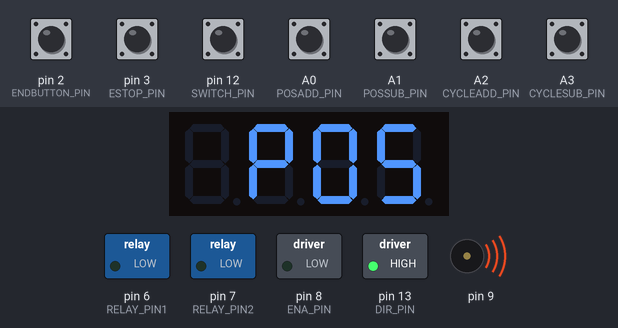
Bench run of a sketch on a simulated Arduino Uno, built with avr-gcc and run on an emulated ATmega328P. Parts: 4-digit seven-segment display, switched loads named in the sketch (green lamp = pin HIGH), buzzer (waves = sounding). Inputs (shaded band) come from the test bench; at power-on: A0 (POSADD_PIN), A1 (POSSUB_PIN), A2 (CYCLEADD_PIN), A3 (CYCLESUB_PIN), pin 2 (ENDBUTTON_PIN), pin 3 (ESTOP_PIN), pin 12 (SWITCH_PIN) HIGH. EEPROM starts erased.

Above: at 0.8 s.
0.9 s: pin 2 (ENDBUTTON_PIN) pulled LOW for 0.15 s
At 1.2 s:
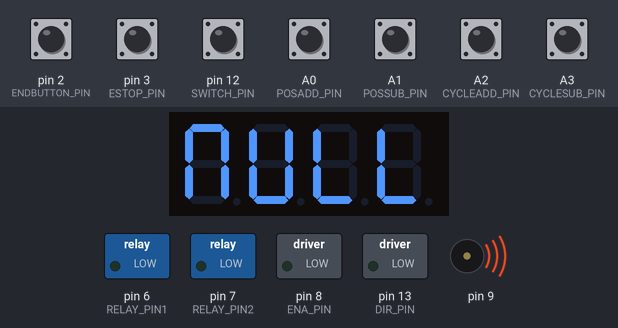
2.5 s: pin 3 (ESTOP_PIN) pulled LOW for 0.15 s
At 2.8 s:
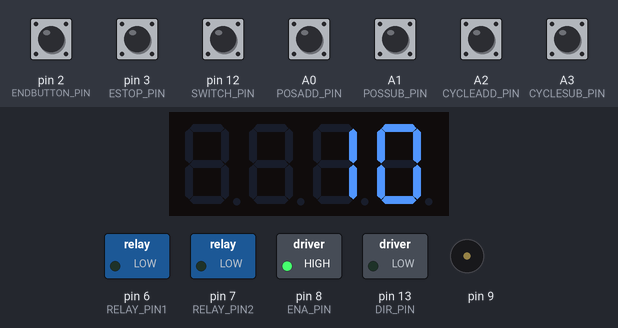
4.1 s: pin 12 (SWITCH_PIN) pulled LOW for 0.15 s
At 4.8 s:
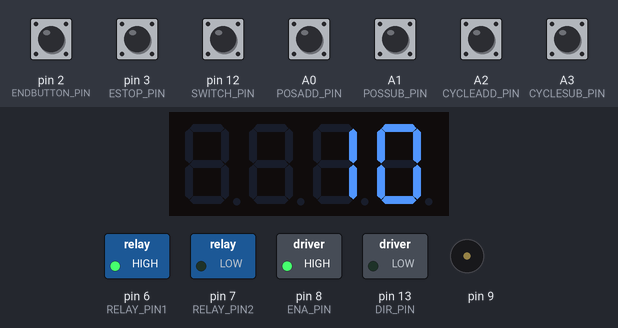
7.2 s: A0 (POSADD_PIN) pulled LOW for 0.15 s
At 7.27 s:
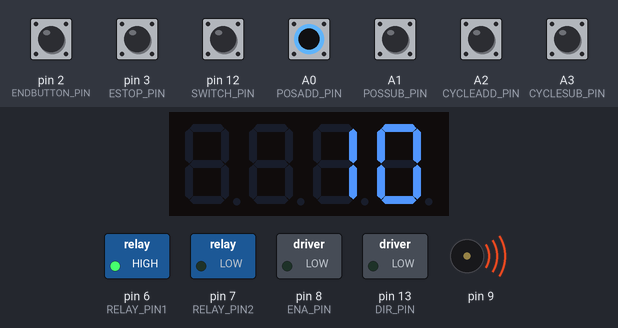
8.8 s: pin 12 (SWITCH_PIN) pulled LOW for 1 s
At 14.6 s:
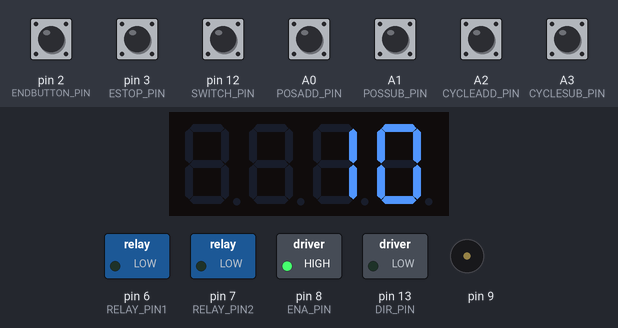
Timing chart, 0 to 14.8 s (numbered marks = the images above; inputs shaded):
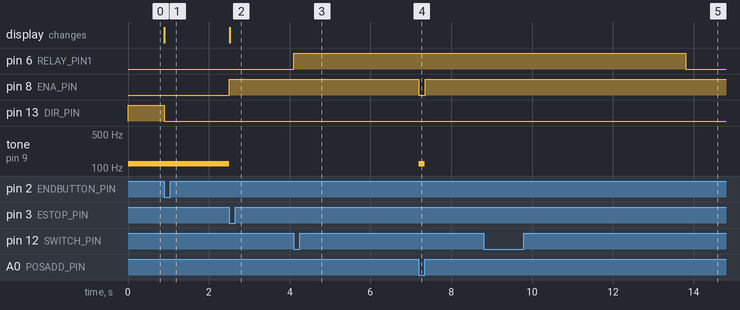

The sketch:

Thermocycle.ino
```cpp
#include <EEPROM.h>
#include <GyverTM1637.h>
#include "stepmotor.h"
#include "NumberButtons.hpp"

#define ESTOP_PIN 3
#define ENDBUTTON_PIN 2
#define SWITCH_PIN 12
#define DIR_PIN 13
#define RELAY_PIN1 6
#define RELAY_PIN2 7
#define DISP_CLK_PIN 4
#define DISP_DIO_PIN 5
#define POSADD_PIN A0
#define POSSUB_PIN A1
#define CYCLEADD_PIN A2
#define CYCLESUB_PIN A3

/*------------------- Значение всех изменяемых величин -------------------*/
#define PRESCALER 1
#define MICROSTEP 3200
#define C1 1

#define CYCLE_TIME_MS 5000
// 128000 == 81 mm
#define CYCLE_LENGTH_STEPS (uint32_t)268642
#define NUMBER_CYCLES 10

#define ACCELERATION_STEP_TIME (F_CPU / 1000) // Every 1 ms

#define MOVE_SPEED 300
#define CALIBRATION_SPEED 50

GyverTM1637 cycles_disp(DISP_CLK_PIN, DISP_DIO_PIN);
NumberButtons<uint16_t> cycles_max(CYCLEADD_PIN, CYCLESUB_PIN, 9999, 10);

uint16_t cycle_start;
bool system_enabled = false;

void move_blocking() {
  uint8_t sreg = SREG;
  cli();
  uint16_t timer = TCNT1;
  SREG = sreg;
  while (accelerate()) {
    for (;;) {
      delayMicroseconds(4);
      cli();
      uint16_t timer2 = TCNT1;
      SREG = sreg;
      if (timer2 - timer >= ACCELERATION_STEP_TIME) {
        timer += ACCELERATION_STEP_TIME;
        break;
      }
    }
  }
}

volatile uint32_t last_steps = 0;

uint32_t move_blocking_condition(bool (*condition)()) {
  uint32_t diff = 0;
  uint8_t sreg = SREG;
  cli();
  memset(motor_steps, UINT8_MAX, sizeof(motor_steps));
  uint16_t timer = TCNT1;
  SREG = sreg;
  while (accelerate()) {
    for (;;) {
      if (!condition() && !diff) {
        cli();
        diff = UINT32_MAX - motor_steps[0];
        memset(motor_steps, 0, sizeof(motor_steps));
      }
      cli();
      uint16_t timer2 = TCNT1;
      SREG = sreg;
      if (timer2 - timer >= ACCELERATION_STEP_TIME) {
        timer += ACCELERATION_STEP_TIME;
        break;
      }
    }
  }
  if (last_steps > 0) {
    diff = UINT32_MAX - last_steps;
    last_steps = 0;
  }
  return diff;
}

bool read_end_button() {
  return digitalRead(ENDBUTTON_PIN);
}

uint16_t current_cycle = UINT16_MAX;
uint32_t start_position = 0;

void disable_system_isr() {
  if (motor_steps[0] > 0)
    last_steps = motor_steps[0];
  emergency_stop();
  current_cycle = -2;
  digitalWrite(RELAY_PIN1, 0);
  digitalWrite(RELAY_PIN2, 0);
}

void calibrate_position () {
  digitalWrite(DIR_PIN, 1);
  cycles_disp.displayByte(_empty, _P, _O, _S);
  target_speed = CALIBRATION_SPEED;
  move_blocking_condition(read_end_button);
  cli();
  if (last_steps > 0) {
    exit(-1);
  }
  digitalWrite(DIR_PIN, 0);
  if (!digitalRead(SWITCH_PIN)) {
    // Calibration mode
    motor_steps[0] = UINT32_MAX;
    start_position = UINT32_MAX;
  } else {
    motor_steps[0] = start_position;
    target_speed = MOVE_SPEED;
  }
  sei();
  cycles_disp.displayByte(_N, _U, _L, _L);
  move_blocking();
  target_speed = MOVE_SPEED;
  start_position -= last_steps; /* If we stop motor preemptively, it will remember its new position */
  if (last_steps > 0) {
    for (uint8_t i = 0; i < sizeof(start_position); ++i) {
      EEPROM.write(i, start_position >> (i * 8));
    }
  }
  last_steps = 0;
}

void setup() {
  // Serial.begin(9600); // Подключаем монитор
  // Serial.setTimeout(5);
// Вычисление коэффициентов
  motor_constants[0] = (F_CPU * 60.0) / (PRESCALER * MICROSTEP * 2 * C1);
  pinMode(SWITCH_PIN, INPUT_PULLUP);
  pinMode(ENDBUTTON_PIN, INPUT_PULLUP);
  pinMode(ESTOP_PIN, INPUT_PULLUP); // Using external pullup resistor
  pinMode(POSADD_PIN, INPUT_PULLUP);
  pinMode(POSSUB_PIN, INPUT_PULLUP);
  pinMode(CYCLEADD_PIN, INPUT_PULLUP);
  pinMode(CYCLESUB_PIN, INPUT_PULLUP);
  pinMode(DIR_PIN, OUTPUT);
  pinMode(RELAY_PIN1, OUTPUT);
  pinMode(RELAY_PIN2, OUTPUT);
  pinMode(DISP_CLK_PIN, OUTPUT);
  pinMode(DISP_DIO_PIN, OUTPUT);
  target_speed = MOVE_SPEED;
  delayMicroseconds(4);
  attachInterrupt(digitalPinToInterrupt(ESTOP_PIN), disable_system_isr, FALLING);
  motors_init();
  cycles_disp.clear();
  cycles_disp.brightness(7);
  cycle_start = millis();
  for (uint8_t i = 0; i < sizeof(start_position); ++i) {
    start_position |= (uint32_t)EEPROM.read(i) << (i * 8);
  }
  /*start_position = 60000;
  for (uint8_t i = 0; i < sizeof(start_position); ++i) {
    EEPROM.write(i, start_position >> (i * 8));
  }*/
  calibrate_position();
}

bool direction = 1;

bool position_buttons_pressed() {
  return digitalRead(POSADD_PIN) != digitalRead(POSSUB_PIN);
}

uint8_t update_position(uint16_t time) {
  static uint16_t next_check_time = 0;
  if (time - next_check_time >= 0x8000)
    return 0;
  next_check_time = time;
  bool sub = !digitalRead(POSSUB_PIN);
  if (!digitalRead(POSADD_PIN) == sub)
    return 0;
  // blocking!
  digitalWrite(DIR_PIN, sub);
  target_speed = CALIBRATION_SPEED;
  uint32_t diff = move_blocking_condition(position_buttons_pressed);
  target_speed = MOVE_SPEED;
  start_position += (sub) ? -diff : diff;
  for (uint8_t i = 0; i < sizeof(start_position); ++i) {
    EEPROM.write(i, start_position >> (i * 8));
  }
  return 1;
}

void do_cycle(uint16_t time) {
  if (!digitalRead(SWITCH_PIN)) {
    if (!system_enabled) {
      if (last_steps > 0) {
        cli();
        motor_steps[0] = last_steps;
        last_steps = 0;
        sei();
        move_blocking();
        if (last_steps) {
          return;
        }
      }
      digitalWrite(RELAY_PIN1, direction);
      digitalWrite(RELAY_PIN2, !direction);
      cycle_start = time;
    }
    system_enabled = true;
  } else {
    current_cycle = 0;
    cycles_disp.displayInt(cycles_max.value);
    system_enabled = false;
  }
  if (time - cycle_start < CYCLE_TIME_MS) {
    return;
  }
  digitalWrite(RELAY_PIN1, 0);
  digitalWrite(RELAY_PIN2, 0);
  if (!system_enabled || current_cycle >= cycles_max.value) {
    return;
  }
  direction = !direction;
  digitalWrite(DIR_PIN, direction);
  cli();
  motor_steps[0] = CYCLE_LENGTH_STEPS;
  sei();
  move_blocking();
  ++current_cycle;
  cycles_disp.displayInt(current_cycle);
  if (last_steps > 0) {
    // Setting it so we will return back when repositioning
    direction = !direction;
    digitalWrite(DIR_PIN, direction);
    last_steps = CYCLE_LENGTH_STEPS - last_steps;
    return;
  }
  digitalWrite(RELAY_PIN1, direction);
  digitalWrite(RELAY_PIN2, !direction);
  cycle_start = millis();
}

// Throwaway code down here. Should do it as a prototype
void loop() {
  uint16_t time = millis();
  switch (cycles_max.tick(time)) {
    case NUMBER_CHANGED:
      cycles_disp.displayInt(cycles_max.value);
      break;
    case NUMBER_READY:
      if (system_enabled)
        cycles_disp.displayInt(current_cycle);
      break;
  }
  if (update_position(time))
    return;
  do_cycle(time);
}
```

NumberButtons.hpp
```cpp
#ifndef NUMBER_BUTTONS_H
#define NUMBER_BUTTONS_H

#ifndef NUMBER_POLL_INTERVAL
#define NUMBER_POLL_INTERVAL 100
#endif // NUMBER_POLL_INTERVAL
#ifndef NUMBER_SCROLL_START
#define NUMBER_SCROLL_START NUMBER_POLL_INTERVAL * 5
#endif // NUMBER_SCROLL_START
#ifndef NUMBER_WRITE_DELAY
#define NUMBER_WRITE_DELAY NUMBER_POLL_INTERVAL * 10
#endif // NUMBER_WRITE_INTERVAL
#ifndef NUMBER_EEPROM_OFFSET
#define NUMBER_EEPROM_OFFSET 0
#endif // NUMBER_EEPROM_OFFSET

#define NUMBER_CHANGED 1
#define NUMBER_READY 2

#include <Arduino.h>
#include <inttypes.h>
#include <EEPROM.h>

template<typename _Tp>
struct is_signed
{
  static bool const value = _Tp(-1) < _Tp(0);
};

template <typename T>
class NumberButtons{
private:
  enum FLAGS {
    SCROLLING = 0x1,
    WRITE = 0x2
  };
  uint8_t flags;
  uint16_t check_time;
  uint16_t scroll_write_time;
public:
  uint8_t pins[2];
  T value;
  T limit;

  NumberButtons (uint8_t add_pin, uint8_t sub_pin, T sym_limit, T startvalue = 0)
  : pins{add_pin, sub_pin}, limit{sym_limit}, value{startvalue}
  , flags{0}, check_time{0} {};

  uint8_t tick (uint16_t time) {
    if (time - check_time >= 0x8000) {
      return 0;
    }
    check_time += NUMBER_POLL_INTERVAL;
    bool add = !digitalRead(pins[0]);
    if (add == !digitalRead(pins[1])) { // If both or none buttons are pressed
      if (flags & NumberButtons<T>::SCROLLING) {
        scroll_write_time = time + NUMBER_WRITE_DELAY;
        flags &= ~NumberButtons<T>::SCROLLING;
      }
      if ((flags & NumberButtons<T>::WRITE) == 0 || time - scroll_write_time >= 0x8000)
        return 0;

      flags &= ~NumberButtons<T>::WRITE;
      return NUMBER_READY;
    }
    if ((flags & NumberButtons<T>::SCROLLING) && time - scroll_write_time >= 0x8000)
      return 0;
    value += (add) ? 1 : -1;
    if (value > limit)
      value = (is_signed<T>::value) ? -limit : 0;
    if (is_signed<T>::value && value < -limit)
      value = limit;
    if ((flags & NumberButtons<T>::SCROLLING) == 0) {
      scroll_write_time = time + NUMBER_SCROLL_START;
    }
    flags |= NumberButtons<T>::SCROLLING | NumberButtons<T>::WRITE;
    return NUMBER_CHANGED;
  }
  inline void tick () {
    tick(millis());
  };
};
#endif // NUMBER_BUTTONS_H
```

stepmotor.c
```cpp
#include <avr/io.h>
#include <avr/interrupt.h>
#include <stdlib.h>
#include <stdint.h>
#include "stepmotor.h"

#if STEPMOTOR_Q == 1
#define PORT_INTERRUPT_FLAG (1 << COM1A0)
#else
#define PORT_INTERRUPT_FLAG ((1 << COM1A0) | (1 << COM1B0))
#endif

#ifndef ENA_PIN
// 8th pin on arduino
#define ENA_PIN (1 << 0)
#endif

#ifndef ACCELERATION_STEP
#define ACCELERATION_STEP 1
#endif // ACCELERATION_STEP

uint16_t motor_intervals[STEPMOTOR_Q];
uint32_t motor_constants[STEPMOTOR_Q];
volatile uint32_t motor_steps[STEPMOTOR_Q] = {0};
uint32_t motor_accel_steps[STEPMOTOR_Q] = {0};
static uint16_t current_speed = 0;
uint16_t target_speed;

void motors_init() {
  memset(motor_intervals, UINT8_MAX, sizeof(motor_intervals));
  uint8_t sreg = SREG;
  cli();
#if STEPMOTOR_Q == 1
  DDRB |= 0x03; // enable PB1 and PB2 as output pins
#else
  DDRB |= 0x07; // enable PB1, PB2 and PB3 as output pins
#endif
  OCR1A = 0;
  TCCR1A = 0;
  TCNT1 = 0;
  TCCR1B = 1 << CS10;
  TIMSK1 = (1 << OCIE1A);

  SREG = sreg;
}

#define speed(a, x) ((a)/(x))

uint8_t accelerate() {
#if STEPMOTOR_Q == 1
  if (motor_steps[0] == 0) { // All motors stopped
#else
  if (motor_steps[0] == 0 && motor_steps[1] == 0) { // All motors stopped
#endif
    PORTB |= ENA_PIN;
    current_speed = 0;
    return 0;
  }
  uint16_t local_intervals[STEPMOTOR_Q];
  if (current_speed == 0) {
    PORTB &= ~ENA_PIN; // Restart motors
    current_speed = MINSPEED;
    local_intervals[0] = speed(motor_constants[0], MINSPEED);
    motor_accel_steps[0] = motor_steps[0] / 2; // Setting upper bound to prevent overacceleration
#if STEPMOTOR_Q == 2
    local_intervals[1] = speed(motor_constants[1], MINSPEED);
    motor_accel_steps[1] = motor_steps[1] / 2;
#endif // STEPMOTOR_Q == 2
    uint8_t sreg = SREG;
    cli();
    memcpy(motor_intervals, local_intervals, sizeof(motor_intervals));
    TCCR1A |= PORT_INTERRUPT_FLAG;
    OCR1A = motor_intervals[0] + TCNT1;
#if STEPMOTOR_Q == 2
    OCR1B = motor_intervals[1] + TCNT1;
#endif
    SREG = sreg;
    return 1;
  }
#if STEPMOTOR_Q == 1
  if (motor_steps[0] <= motor_accel_steps[0]) {
#else
  if (motor_steps[0] <= motor_accel_steps[0] || motor_steps[1] <= motor_accel_steps[1]) {
#endif
    if (current_speed == MINSPEED)
      return;
    current_speed -= ACCELERATION_STEP;
  } else {
    if (current_speed >= target_speed) {
      if (current_speed == target_speed) {
        // By one errors are not critical here
        motor_accel_steps[0] = (motor_accel_steps[0] * 2) - motor_steps[0];
#if STEPMOTOR_Q == 2
        motor_accel_steps[1] = (motor_accel_steps[1] * 2) - motor_steps[1];
#endif // STEPMOTOR_Q == 2
        ++current_speed; // FIXME: using current speed as marker of accel_steps processed
      }
      return 1;
    }
    current_speed += ACCELERATION_STEP;
  }
  local_intervals[0] = speed(motor_constants[0], current_speed);
#if STEPMOTOR_Q == 2
  local_intervals[1] = speed(motor_constants[1], current_speed);
#endif // STEPMOTOR_Q == 2
  uint8_t sreg = SREG;
  cli();
  memcpy(motor_intervals, local_intervals, sizeof(motor_intervals));
  SREG = sreg;
  return 1;
}

void emergency_stop () {
  TCCR1A &= ~((1 << COM1A0) | (1 << COM1B0));
  memset(motor_steps, 0, sizeof(motor_steps));
  memset(motor_intervals, UINT8_MAX, sizeof(motor_intervals));
}

ISR(TIMER1_COMPA_vect) {
  OCR1A += motor_intervals[0];
  if (motor_steps[0] > 0) {
    --motor_steps[0];
    return;
  }
  TCCR1A &= ~(1 << COM1A0);
  motor_intervals[0] = UINT16_MAX;
}

#if STEPMOTOR_Q == 2
ISR(TIMER1_COMPB_vect) {
  OCR1B += motor_intervals[1];
  if (motor_steps[1] > 0) {
    --motor_steps[1];
    return;
  }
  TCCR1A &= ~(1 << COM1B0);
  motor_intervals[1] = UINT16_MAX;
}
#endif
```

stepmotor.h
```cpp
#ifndef STEPMOTOR_H
#define STEPMOTOR_H

#ifndef STEPMOTOR_Q
#define STEPMOTOR_Q 1
#endif // STEPMOTOR_Q

#ifndef MINSPEED
#define MINSPEED 10
#endif // MINSPEED

#if STEPMOTOR_Q < 0 || STEPMOTOR_Q > 2
#error "Disallowed motors count"
#endif

#ifdef __cplusplus
extern "C" {
#endif

extern uint32_t motor_constants[STEPMOTOR_Q];
extern volatile uint32_t motor_steps[STEPMOTOR_Q];
extern uint16_t target_speed;
void motors_init();
uint8_t accelerate();
void emergency_stop();

#ifdef __cplusplus
}
#endif

#endif // STEPMOTOR_H
```

Measured:
- after the input at 0.9 s, pin 13 (DIR_PIN): HIGH → LOW at once; the display: changes at once (image 1)
- after the input at 2.5 s, pin 8 (ENA_PIN): LOW → HIGH at once; tone on pin 9: 122 Hz → silent at once; the display: changes at once (image 2)
- after the input at 4.1 s, pin 6 (RELAY_PIN1): LOW → HIGH at once
- after the input at 7.2 s, pin 8 (ENA_PIN): HIGH → LOW at once, → HIGH 0.15 s later; tone on pin 9: silent → 122 Hz at once, → silent 0.15 s later
- after the input at 8.8 s, pin 6 (RELAY_PIN1): HIGH → LOW after 5.0 s instead of 0.30 s
